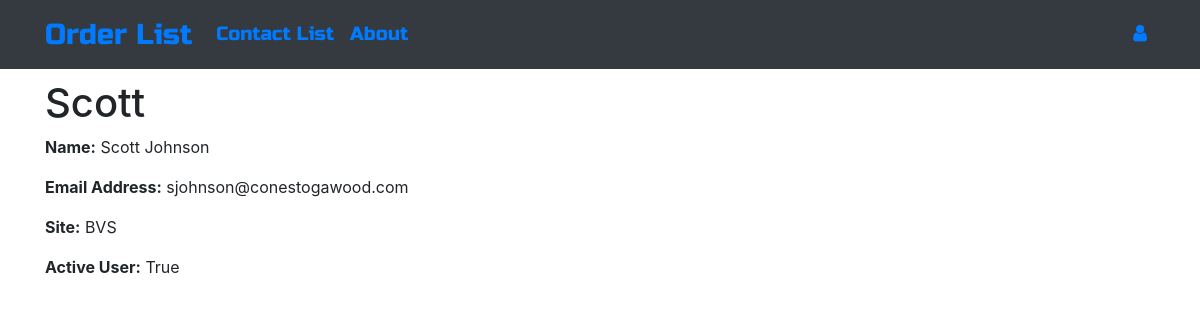
Screenshot of /contact/1 with the database file from the repository.
### ordermanager/models.py (models this page shows, shortened)
class Contact(models.Model):
    SITES = (
        ("BVS", "Beaver Springs"),
        ("BVT", "Beavertown"),
    )
    first_name = models.CharField(max_length=50)
    last_name = models.CharField(max_length=50)
    email_address = models.CharField(max_length=100)
    site = models.CharField(max_length=3, choices=SITES)
    active = models.BooleanField(default=True)

### ordermanager/views.py (the view)
# urls.py: path('contact/<int:pk>', views.ContactDetailView.as_view(), name='contact_detail'),
class ContactDetailView(DetailView):
    model = Contact

### ordermanager/templates/ordermanager/contact_detail.html (shortened to what this page needs)
{% extends "ordermanager/base.html" %}
{% block content %}
    <h1 class="contacttitle">{{ contact.first_name }}</h1>
    <p><b>Name:</b> {{ contact.first_name|safe|linebreaksbr }} {{ contact.last_name|safe|linebreaksbr }}</p>
    <p><b>Email Address:</b> {{ contact.email_address|safe|linebreaksbr }}</p>
    <p><b>Site:</b> {{ contact.site|safe|linebreaksbr }}</p>
    <p><b>Active User:</b> {{ contact.active|safe|linebreaksbr }}</p>
{% endblock %}

### rows the page displays
Contact: first_name "Scott", last_name "Johnson", email_address "sjohnson@conestogawood.com", site "BVS", active "True"
